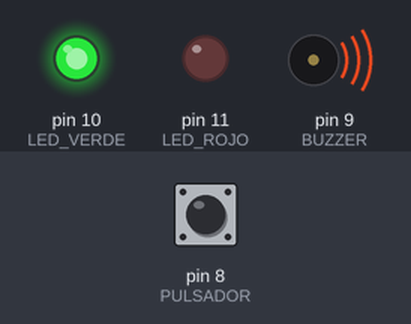
The sketch below on a simulated Arduino Uno, built with avr-gcc and run on an emulated ATmega328P. On the bench: output pins drawn as LEDs (lit = HIGH), buzzer (waves = sounding). Inputs (shaded band) come from the test bench; at power-on: pin 8 (PULSADOR) HIGH.

Above: at 1.2 s.
1.3 s: pin 8 (PULSADOR) pulled LOW for 0.15 s
At 1.37 s:
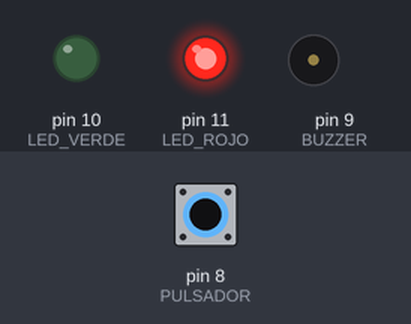
2.9 s: pin 8 (PULSADOR) pulled LOW for 3.2 s
At 7.1 s:
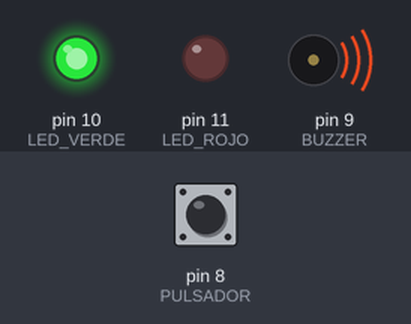
Timing chart, 0 to 8.6 s (numbered marks = the images above; inputs shaded):
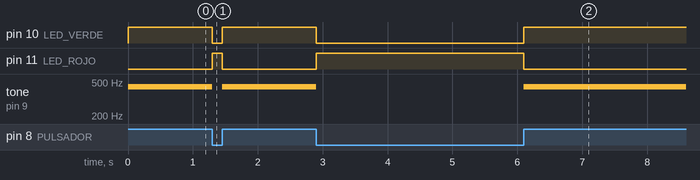

The sketch:

04_alarma_de_homero.ino
```cpp
const int LED_ROJO = 11;
const int LED_VERDE = 10;
const int PULSADOR = 8;
const int BUZZER = 9;

void setup()
{
  Serial.begin(9600);
  pinMode(PULSADOR, INPUT_PULLUP);
  pinMode(BUZZER, OUTPUT);
  pinMode(LED_ROJO, OUTPUT);
  pinMode(LED_VERDE, OUTPUT);

}

void loop()
{
  if (digitalRead(PULSADOR) == LOW){
    digitalWrite(LED_ROJO,HIGH);
    digitalWrite(LED_VERDE,LOW);
    noTone(BUZZER);
  }
  else{
    digitalWrite(LED_ROJO,LOW);
    digitalWrite(LED_VERDE,HIGH);
    tone(BUZZER,440);
  }

}
```

Measured:
- after the input at 1.3 s, pin 10 (LED_VERDE): HIGH → LOW at once, → HIGH 0.15 s later; pin 11 (LED_ROJO): LOW → HIGH at once, → LOW 0.15 s later; tone on pin 9 (BUZZER): 440 Hz → silent at once, → 440 Hz 0.15 s later
- after the input at 2.9 s, pin 10 (LED_VERDE): HIGH → LOW at once, → HIGH 3.2 s later; pin 11 (LED_ROJO): LOW → HIGH at once, → LOW 3.2 s later; tone on pin 9 (BUZZER): 440 Hz → silent at once, → 440 Hz 3.2 s later
